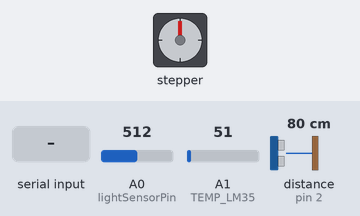
Recording of a sketch running on a simulated Arduino Uno, built with avr-gcc and run on an emulated ATmega328P. On the bench: stepper motor. The inputs (shaded band) are chosen by the test bench; at power-on: A0 (lightSensorPin) = 512, A1 (TEMP_LM35) = 51, distance to the obstacle (sensor on pin 2) 80 cm. The echo pulse lasts 58.3 µs per cm; stepper angles assume 2048 steps per turn; what the sketch prints to the serial monitor is not drawn.

Above: at 1.2 s.
1.3 s: A0 (lightSensorPin) set to 33
4.3 s: A0 (lightSensorPin) set to 27
At 4.49 s:
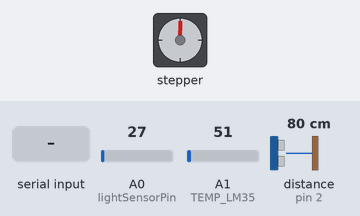
7.3 s: "S" received over Serial
At 8.5 s:
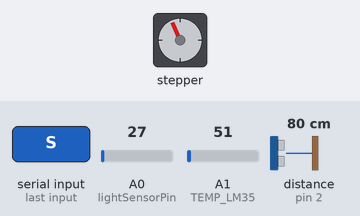
8.8 s: "F" received over Serial
At 9.91 s:
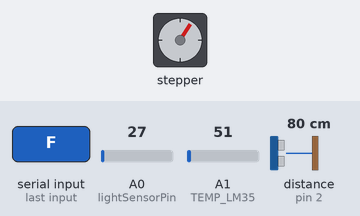
11.8 s: "S" received over Serial
At 12.3 s:
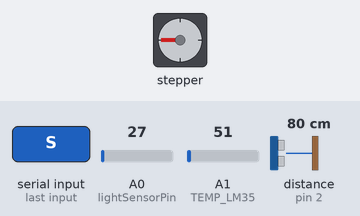
14.8 s: A0 (lightSensorPin) set to 122
At 15.8 s:
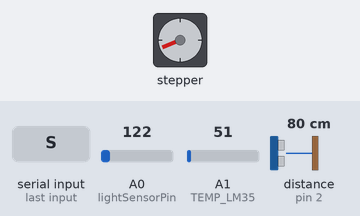
Timing chart, 0 to 17.5 s (numbered marks = the images above; inputs shaded):
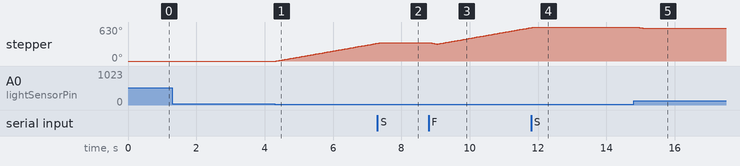

Measured:
- the behaviour switches between 31 and 30 on A0 (lightSensorPin) (found by bisection; images 0 and 1)
- after the input at 1.3 s, every drawn part: stays the same
- after the input at 4.3 s, stepper: keeps turning clockwise at about 112°/s, starting at once
- after the input at 7.3 s, stepper: goes on until 7.4 s, then stays 337°
- after the input at 8.8 s, stepper: turns 22° counter-clockwise in 0.18 s, then 305° clockwise in 2.7 s
- after the input at 11.8 s, stepper: goes on until 11.9 s, then stays 630°
- after the input at 14.8 s, stepper: turns 23° counter-clockwise in 0.20 s, starting after 0.08 s

The sketch:

sketch_may22a.ino
```cpp
#include <Stepper.h>

const int stepsPerRevolution = 64;
Stepper myStepper(stepsPerRevolution, 11,9,10,8);
const int lightSensorPin = A0;
const int TEMP_LM35 = A1;
static unsigned long previousMillis = 0;
const unsigned long interval = 60000;  // 10분에 해당하는 시간 (밀리초 단위)
const int TRIG = 3;    // 초음파 송신 핀
const int ECHO = 2;   // 초음파 수신 핀
bool Auto = true;
bool AutoMode = true;
bool state = false;   // 커튼 상태 false가 올라가있는 상태
int currentPosition = 0;
int LIGHT = 0;

void setup() {
  Serial.begin(9600);
  myStepper.setSpeed(600);
  LIGHT = analogRead(lightSensorPin);

  pinMode(TRIG, OUTPUT);
  pinMode(ECHO, INPUT);
}

void loop() {

  if (Serial.available()) {
    char data = Serial.read();
    if (data == 'F') {
      UPclockwiseRotation();  // 시계 반대 방향으로 모터 회전
    } else if (data == 'B') {
      DowncounterClockwiseRotation();  // 시계 방향으로 모터 회전
    } else if (data == 'S') {
      stopMotor();  // 모터 정지
    } else if (data == 'A') {
      Auto = !Auto;
      LIGHT = analogRead(lightSensorPin);
    } else if (data == 'T') {
      AutoMode = !AutoMode;
    }
  }

  int lightLevel = analogRead(lightSensorPin);
  Serial.print("LIGHT: ");
  Serial.print(lightLevel);
  if (Auto == true){

    Serial.print("LIGHT: ");
    Serial.print(lightLevel);
    Serial.print("state: ");
    Serial.println(state);

    if(state == false && lightLevel <= 30){
      if(AutoMode == true){
        DowncounterClockwiseRotation();
        state = true;
      }
    } else if (state == true && lightLevel >= 50 && AutoMode == true){
      UPclockwiseRotation();
      state = false;
    }
    if(state == false && lightLevel >= 50){
      if(AutoMode == false){
        DowncounterClockwiseRotation();
        state = true;
      }
    } else if (state == true && lightLevel <= 30){
      if(AutoMode == false){
        UPclockwiseRotation();
        state = false;
      }
    }
  }


  float temp_lm35 = (5.0*analogRead(TEMP_LM35)*100)/1024;
  unsigned long currentMillis = millis();

  if (currentMillis - previousMillis >= interval) {
    previousMillis = currentMillis;
    Serial.print("L:");  // 값의 접두사를 추가하여 보냄
    Serial.println(lightLevel);  // 값을 시리얼 통신으로 보냄
    Serial.print("T:");  // 값의 접두사를 추가하여 보냄
    Serial.println(temp_lm35);  // 값을 시리얼 통신으로 보냄
    Serial.print("T:");  // 값의 접두사를 추가하여 보냄
    Serial.println(temp_lm35);  // 값을 시리얼 통신으로 보냄
    Serial.print("S:");  // 값의 접두사를 추가하여 보냄
    Serial.println(state);  // 값을 시리얼 통신으로 보냄
  }

}

void UPclockwiseRotation() {
  long duration, distance;
  int count = 0;
  int lightLevel = analogRead(lightSensorPin);
    // 시계 반대 방향으로 한바퀴 회전
  while(true) {  // 64 * 32 = 2048 한바퀴
    Serial.print("lightLevel: ");
    Serial.print(lightLevel);
    Serial.println(" dd");

    digitalWrite(TRIG, LOW);
    delayMicroseconds(2);
    digitalWrite(TRIG, HIGH);
    delayMicroseconds(10);
    digitalWrite(TRIG, LOW);

    duration = pulseIn (ECHO, HIGH);
    distance = duration * 17 / 1000;
    // Serial.print("Distance: ");
    // Serial.print(distance);
    // Serial.println(" cm");

    if (distance > 20){
      count = count + 1;
      if(count >= 3){
        stopMotor();  // 모터 정지
        currentPosition = 0;
        state = false;
        return;      // 루프 종료
      }
    }else{
      count = 0;
    }


    currentPosition++;
    myStepper.step(-stepsPerRevolution);

    if (Serial.available()) {
      char data = Serial.read();
      if (data == 'S') {
        stopMotor();  // 모터 정지
        return;      // 루프 종료
      }
    }

  }
}

// 시계 방향으로 모터 회전
void DowncounterClockwiseRotation() {
  int lightLevel = analogRead(lightSensorPin);


  long duration, distance;
    // 시계 방향으로 한바퀴 회전
  if(currentPosition < -155){
    stopMotor();  // 모터 정지
    state = true;
    return;      // 루프 종료
  }
  while(true) {
    Serial.print("LIGHT: ");
    Serial.print(lightLevel);
    if(currentPosition < -155){
      stopMotor();  // 모터 정지
      return;      // 루프 종료
    }
    state = true;
    currentPosition--;
    myStepper.step(stepsPerRevolution);

    if (Serial.available()) {
      char data = Serial.read();
      if (data == 'S') {
        stopMotor();  // 모터 정지
        return;      // 루프 종료
      }
    }
  }
}

// 모터 정지
void stopMotor() {
  myStepper.step(0);
}
```
